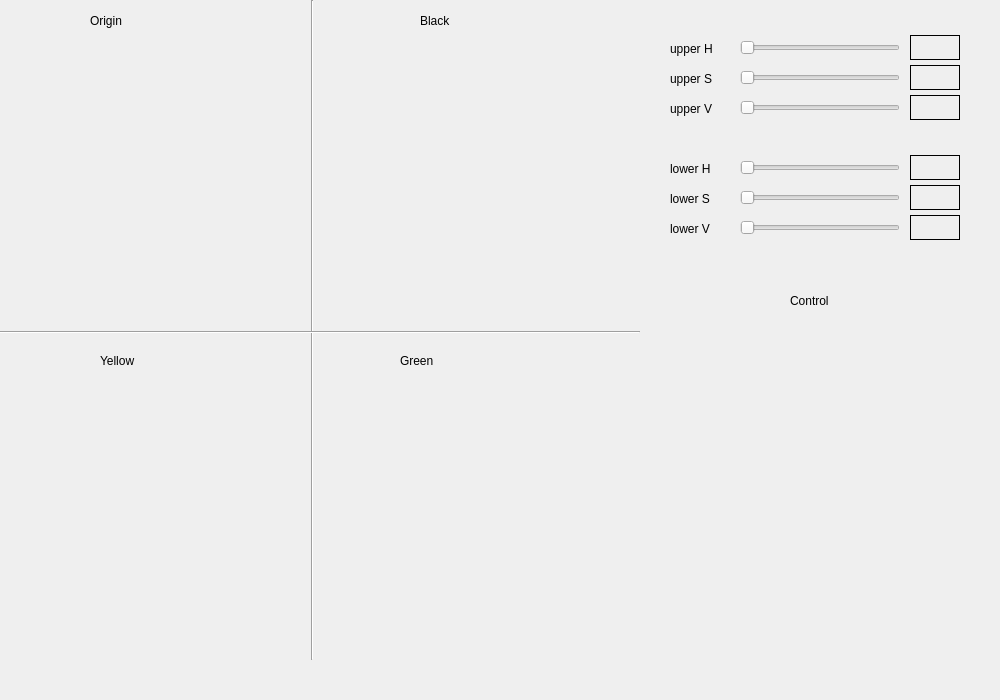
<?xml version="1.0" encoding="UTF-8"?>
<ui version="4.0">
 <class>MainWindowDesign</class>
 <widget class="QMainWindow" name="MainWindowDesign">
  <property name="geometry">
   <rect>
    <x>0</x>
    <y>0</y>
    <width>1000</width>
    <height>700</height>
   </rect>
  </property>
  <property name="windowTitle">
   <string>QRosApp</string>
  </property>
  <property name="windowIcon">
   <iconset resource="../resources/images.qrc">
    <normaloff>:/images/icon.png</normaloff>:/images/icon.png</iconset>
  </property>
  <property name="locale">
   <locale language="English" country="Australia"/>
  </property>
  <widget class="QWidget" name="centralwidget">
   <widget class="QLabel" name="label_1">
    <property name="geometry">
     <rect>
      <x>0</x>
      <y>0</y>
      <width>300</width>
      <height>300</height>
     </rect>
    </property>
    <property name="text">
     <string/>
    </property>
   </widget>
   <widget class="QLabel" name="label_2">
    <property name="geometry">
     <rect>
      <x>320</x>
      <y>0</y>
      <width>300</width>
      <height>300</height>
     </rect>
    </property>
    <property name="text">
     <string/>
    </property>
   </widget>
   <widget class="QLabel" name="label_3">
    <property name="geometry">
     <rect>
      <x>0</x>
      <y>350</y>
      <width>300</width>
      <height>300</height>
     </rect>
    </property>
    <property name="text">
     <string/>
    </property>
   </widget>
   <widget class="QLabel" name="label_4">
    <property name="geometry">
     <rect>
      <x>320</x>
      <y>350</y>
      <width>300</width>
      <height>300</height>
     </rect>
    </property>
    <property name="text">
     <string/>
    </property>
   </widget>
   <widget class="QSlider" name="slider_U_H">
    <property name="geometry">
     <rect>
      <x>740</x>
      <y>40</y>
      <width>160</width>
      <height>16</height>
     </rect>
    </property>
    <property name="maximum">
     <number>179</number>
    </property>
    <property name="orientation">
     <enum>Qt::Horizontal</enum>
    </property>
   </widget>
   <widget class="QLabel" name="label">
    <property name="geometry">
     <rect>
      <x>670</x>
      <y>40</y>
      <width>67</width>
      <height>17</height>
     </rect>
    </property>
    <property name="text">
     <string>upper H</string>
    </property>
   </widget>
   <widget class="QSlider" name="slider_U_S">
    <property name="geometry">
     <rect>
      <x>740</x>
      <y>70</y>
      <width>160</width>
      <height>16</height>
     </rect>
    </property>
    <property name="maximum">
     <number>225</number>
    </property>
    <property name="orientation">
     <enum>Qt::Horizontal</enum>
    </property>
   </widget>
   <widget class="QLabel" name="label_5">
    <property name="geometry">
     <rect>
      <x>670</x>
      <y>70</y>
      <width>67</width>
      <height>17</height>
     </rect>
    </property>
    <property name="text">
     <string>upper S</string>
    </property>
   </widget>
   <widget class="QSlider" name="slider_U_V">
    <property name="geometry">
     <rect>
      <x>740</x>
      <y>100</y>
      <width>160</width>
      <height>16</height>
     </rect>
    </property>
    <property name="maximum">
     <number>225</number>
    </property>
    <property name="orientation">
     <enum>Qt::Horizontal</enum>
    </property>
   </widget>
   <widget class="QLabel" name="label_6">
    <property name="geometry">
     <rect>
      <x>670</x>
      <y>100</y>
      <width>67</width>
      <height>17</height>
     </rect>
    </property>
    <property name="text">
     <string>upper V</string>
    </property>
   </widget>
   <widget class="QSlider" name="slider_L_H">
    <property name="geometry">
     <rect>
      <x>740</x>
      <y>160</y>
      <width>160</width>
      <height>16</height>
     </rect>
    </property>
    <property name="maximum">
     <number>179</number>
    </property>
    <property name="orientation">
     <enum>Qt::Horizontal</enum>
    </property>
   </widget>
   <widget class="QLabel" name="label_7">
    <property name="geometry">
     <rect>
      <x>670</x>
      <y>160</y>
      <width>67</width>
      <height>17</height>
     </rect>
    </property>
    <property name="text">
     <string>lower H</string>
    </property>
   </widget>
   <widget class="QSlider" name="slider_L_S">
    <property name="geometry">
     <rect>
      <x>740</x>
      <y>190</y>
      <width>160</width>
      <height>16</height>
     </rect>
    </property>
    <property name="maximum">
     <number>225</number>
    </property>
    <property name="orientation">
     <enum>Qt::Horizontal</enum>
    </property>
   </widget>
   <widget class="QLabel" name="label_8">
    <property name="geometry">
     <rect>
      <x>670</x>
      <y>190</y>
      <width>67</width>
      <height>17</height>
     </rect>
    </property>
    <property name="text">
     <string>lower S</string>
    </property>
   </widget>
   <widget class="QSlider" name="slider_L_V">
    <property name="geometry">
     <rect>
      <x>740</x>
      <y>220</y>
      <width>160</width>
      <height>16</height>
     </rect>
    </property>
    <property name="maximum">
     <number>225</number>
    </property>
    <property name="orientation">
     <enum>Qt::Horizontal</enum>
    </property>
   </widget>
   <widget class="QLabel" name="label_9">
    <property name="geometry">
     <rect>
      <x>670</x>
      <y>220</y>
      <width>67</width>
      <height>17</height>
     </rect>
    </property>
    <property name="text">
     <string>lower V</string>
    </property>
   </widget>
   <widget class="QLabel" name="box_U_H">
    <property name="enabled">
     <bool>true</bool>
    </property>
    <property name="geometry">
     <rect>
      <x>910</x>
      <y>35</y>
      <width>50</width>
      <height>25</height>
     </rect>
    </property>
    <property name="frameShape">
     <enum>QFrame::Box</enum>
    </property>
    <property name="text">
     <string/>
    </property>
   </widget>
   <widget class="QLabel" name="box_U_S">
    <property name="geometry">
     <rect>
      <x>910</x>
      <y>65</y>
      <width>50</width>
      <height>25</height>
     </rect>
    </property>
    <property name="frameShape">
     <enum>QFrame::Box</enum>
    </property>
    <property name="text">
     <string/>
    </property>
   </widget>
   <widget class="QLabel" name="box_U_V">
    <property name="geometry">
     <rect>
      <x>910</x>
      <y>95</y>
      <width>50</width>
      <height>25</height>
     </rect>
    </property>
    <property name="frameShape">
     <enum>QFrame::Box</enum>
    </property>
    <property name="text">
     <string/>
    </property>
   </widget>
   <widget class="QLabel" name="box_L_S">
    <property name="geometry">
     <rect>
      <x>910</x>
      <y>185</y>
      <width>50</width>
      <height>25</height>
     </rect>
    </property>
    <property name="frameShape">
     <enum>QFrame::Box</enum>
    </property>
    <property name="text">
     <string/>
    </property>
   </widget>
   <widget class="QLabel" name="box_L_H">
    <property name="geometry">
     <rect>
      <x>910</x>
      <y>155</y>
      <width>50</width>
      <height>25</height>
     </rect>
    </property>
    <property name="frameShape">
     <enum>QFrame::Box</enum>
    </property>
    <property name="text">
     <string/>
    </property>
   </widget>
   <widget class="QLabel" name="box_L_V">
    <property name="geometry">
     <rect>
      <x>910</x>
      <y>215</y>
      <width>50</width>
      <height>25</height>
     </rect>
    </property>
    <property name="frameShape">
     <enum>QFrame::Box</enum>
    </property>
    <property name="text">
     <string/>
    </property>
   </widget>
   <widget class="Line" name="line">
    <property name="geometry">
     <rect>
      <x>310</x>
      <y>0</y>
      <width>5</width>
      <height>660</height>
     </rect>
    </property>
    <property name="orientation">
     <enum>Qt::Vertical</enum>
    </property>
   </widget>
   <widget class="Line" name="line_2">
    <property name="geometry">
     <rect>
      <x>0</x>
      <y>330</y>
      <width>640</width>
      <height>5</height>
     </rect>
    </property>
    <property name="orientation">
     <enum>Qt::Horizontal</enum>
    </property>
   </widget>
   <widget class="QLabel" name="label_free">
    <property name="geometry">
     <rect>
      <x>670</x>
      <y>320</y>
      <width>300</width>
      <height>300</height>
     </rect>
    </property>
    <property name="text">
     <string/>
    </property>
   </widget>
   <widget class="QLabel" name="label_10">
    <property name="geometry">
     <rect>
      <x>100</x>
      <y>340</y>
      <width>121</width>
      <height>41</height>
     </rect>
    </property>
    <property name="text">
     <string>Yellow</string>
    </property>
   </widget>
   <widget class="QLabel" name="label_11">
    <property name="geometry">
     <rect>
      <x>400</x>
      <y>340</y>
      <width>121</width>
      <height>41</height>
     </rect>
    </property>
    <property name="text">
     <string>Green</string>
    </property>
   </widget>
   <widget class="QLabel" name="label_12">
    <property name="geometry">
     <rect>
      <x>90</x>
      <y>0</y>
      <width>121</width>
      <height>41</height>
     </rect>
    </property>
    <property name="text">
     <string>Origin</string>
    </property>
   </widget>
   <widget class="QLabel" name="label_13">
    <property name="geometry">
     <rect>
      <x>420</x>
      <y>0</y>
      <width>121</width>
      <height>41</height>
     </rect>
    </property>
    <property name="text">
     <string>Black</string>
    </property>
   </widget>
   <widget class="QLabel" name="label_14">
    <property name="geometry">
     <rect>
      <x>790</x>
      <y>280</y>
      <width>61</width>
      <height>41</height>
     </rect>
    </property>
    <property name="text">
     <string>Control</string>
    </property>
   </widget>
   <widget class="QLabel" name="position_Y">
    <property name="geometry">
     <rect>
      <x>10</x>
      <y>306</y>
      <width>141</width>
      <height>21</height>
     </rect>
    </property>
    <property name="text">
     <string/>
    </property>
   </widget>
   <widget class="QLabel" name="position_G">
    <property name="geometry">
     <rect>
      <x>160</x>
      <y>306</y>
      <width>141</width>
      <height>21</height>
     </rect>
    </property>
    <property name="text">
     <string/>
    </property>
   </widget>
  </widget>
  <action name="action_Quit">
   <property name="text">
    <string>&amp;Quit</string>
   </property>
   <property name="shortcut">
    <string>Ctrl+Q</string>
   </property>
   <property name="shortcutContext">
    <enum>Qt::ApplicationShortcut</enum>
   </property>
  </action>
  <action name="action_Preferences">
   <property name="text">
    <string>&amp;Preferences</string>
   </property>
  </action>
  <action name="actionAbout">
   <property name="text">
    <string>&amp;About</string>
   </property>
  </action>
  <action name="actionAbout_Qt">
   <property name="text">
    <string>About &amp;Qt</string>
   </property>
  </action>
 </widget>
 <resources>
  <include location="../resources/images.qrc"/>
 </resources>
 <connections>
  <connection>
   <sender>action_Quit</sender>
   <signal>triggered()</signal>
   <receiver>MainWindowDesign</receiver>
   <slot>close()</slot>
   <hints>
    <hint type="sourcelabel">
     <x>-1</x>
     <y>-1</y>
    </hint>
    <hint type="destinationlabel">
     <x>399</x>
     <y>299</y>
    </hint>
   </hints>
  </connection>
 </connections>
</ui>
